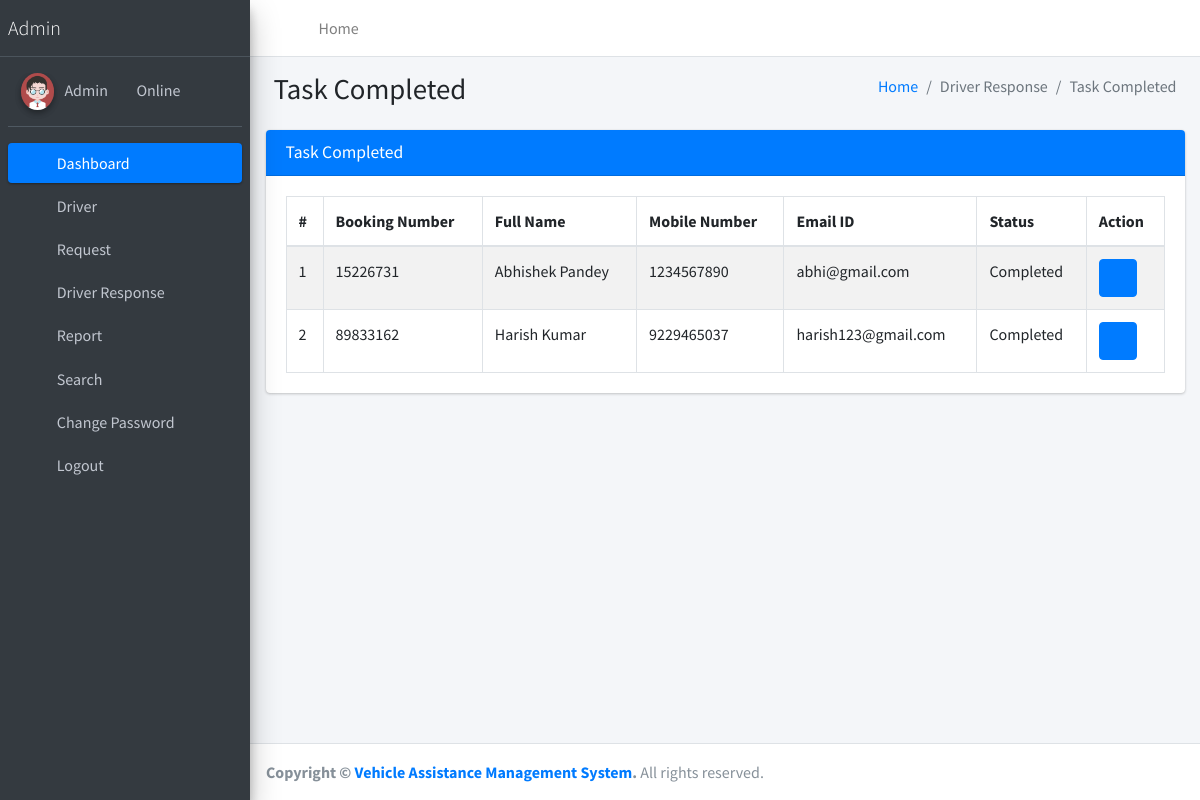
The page /taskComplete on the database its author committed.
### vehicleassist/models.py (models this page shows, shortened)
class Book(models.Model):
    user = models.ForeignKey(User, on_delete=models.CASCADE, null=True)
    BookingNumber = models.CharField(max_length=150, null=True)
    PhoneNumber = models.CharField(max_length=15, null=True)
    PickupLoc = models.CharField(max_length=150, null=True)
    Destination = models.CharField(max_length=200, null=True)
    PickupDate = models.DateField(null=True)
    PickupTime = models.TimeField(null=True)
    DateofRequest = models.DateTimeField(auto_now_add=True)
    Remark = models.CharField(max_length=250, null=True)
    Status = models.CharField(max_length=150, null=True)
    AssignTo = models.ForeignKey(Driver, on_delete=models.CASCADE, null=True)
    UpdationDate = models.DateField(null=True)

### vehicleassist/views.py (the view)
# urls.py: path('taskComplete', taskComplete, name='taskComplete'),
def taskComplete(request):
    book = Book.objects.filter(Status='Completed')
    return render(request, 'admin/taskComplete.html', locals())

### vehicleassist/templates/admin/taskComplete.html
{% extends 'adminNavbar.html' %}
{% block main %}
{% load static %}
<section class="content">
    <div class="content-header">
        <div class="container-fluid">
            <div class="row mb-2">
                <div class="col-sm-6">
                    <h1 class="m-0">Task Completed</h1>
                </div>
                <div class="col-sm-6">
                    <ol class="breadcrumb float-sm-right">
                        <li class="breadcrumb-item"><a href="{% url 'dashboard' %}">Home</a></li>
                        <li class="breadcrumb-item active">Driver Response</li>
                        <li class="breadcrumb-item active">Task Completed</li>
                    </ol>
                </div>
            </div>
        </div>
    </div>
    <div class="container-fluid">
        <div class="row">
            <div class="col-md-12">
                <div class="card card-primary">
                    <div class="card-header">
                        <h3 class="card-title">Task Completed</h3>
                    </div>
                    <div class="card-body">
						<table id="example1" class="table table-bordered table-striped">
							<thead>
								<tr>
									<th>#</th>
									<th>Booking Number</th>
                                    <th>Full Name</th>
                                    <th>Mobile Number</th>
                                    <th>Email ID</th>
                                    <th>Status</th>
									<th>Action</th>
								</tr>
							</thead>
							<tbody>
                                {% for i in book %}
								<tr>
									<td>{{forloop.counter}}</td>
									<td>{{i.BookingNumber}}</td>
                                    <td>{{i.user.first_name}} {{i.user.last_name}}</td>
                                    <td>{{i.PhoneNumber}}</td>
                                    <td>{{i.user.username}}</td>
                                    {% if not i.Status %}
                                        <td>Not Update Yet</td>
                                    {% else %}
                                        <td>{{i.Status}}</td>
                                    {% endif %}
									<td>
										<div class="btn-group">
											<a class="btn btn-primary"
												href="{% url 'viewRequestDetails' i.id %}"><i
												class="fa fa-eye"></i></a>
										</div>
									</td>
								</tr>
								{% endfor %}
							</tbody>
						</table>
					</div>
                </div>
            </div>
        </div>
    </div>
</section>
{% endblock %}

### rows shown on the page
Book: BookingNumber "15226731", user.first_name "Abhishek", user.last_name "Pandey", PhoneNumber "1234567890", user.username "abhi@gmail.com", Status "Completed"
Book: BookingNumber "89833162", user.first_name "Harish", user.last_name "Kumar", PhoneNumber "9229465037", user.username "harish123@gmail.com", Status "Completed"
